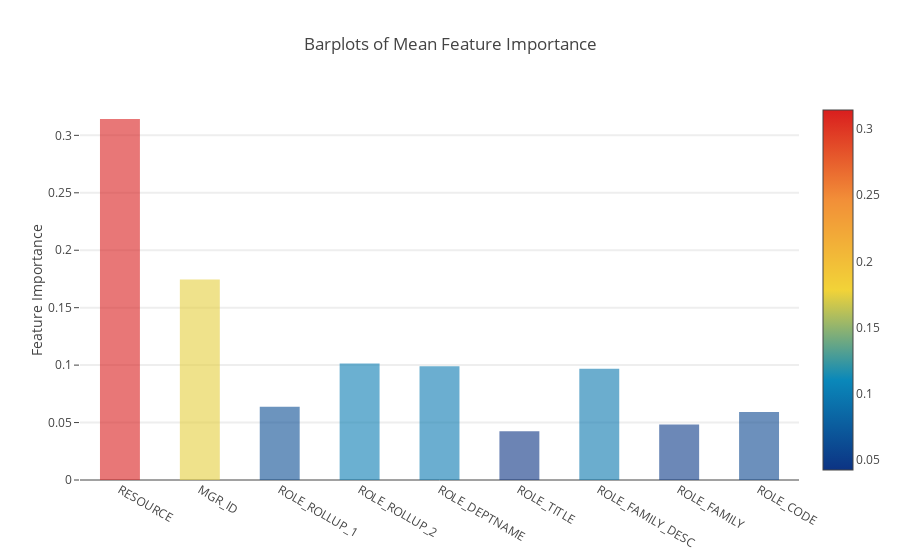

The code cell stored with this chart in its notebook:
### Markdown cell above
### Plotly Barplot of Average Feature Importances

Having obtained the mean feature importance across all our classifiers, we can plot them into a Plotly bar plot as follows:

### Code cell
y_mean = feature_dataframe['mean'].values
x_features = feature_dataframe['features'].values
data = [go.Bar(
            x = x_features, y = y_mean,
            width = 0.5,
            marker=dict( color = feature_dataframe['mean'].values,
                colorscale='Portland', showscale=True, reversescale = False
            ),
            opacity=0.6
        )]

layout= go.Layout(
    autosize= True,
    title= 'Barplots of Mean Feature Importance',
    hovermode= 'closest',
    yaxis=dict(
        title= 'Feature Importance',
        ticklen= 5,
        gridwidth= 2
    ),
    showlegend= False
)
fig = go.Figure(data=data, layout=layout)
py.iplot(fig, filename='bar-direct-labels')

### Figure 1 — Plotly figure (JSON) as saved in the notebook; plotly's stock layout.template omitted (floating-point values rounded to 4 significant figures)
{"data": [{"marker": {"color": [0.3142, 0.1746, 0.06384, 0.1014, 0.09912, 0.04253, 0.09678, 0.04839, 0.05912], "colorscale": "Portland", "reversescale": false, "showscale": true}, "opacity": 0.6, "type": "bar", "width": 0.5, "x": ["RESOURCE", "MGR_ID", "ROLE_ROLLUP_1", "ROLE_ROLLUP_2", "ROLE_DEPTNAME", "ROLE_TITLE", "ROLE_FAMILY_DESC", "ROLE_FAMILY", "ROLE_CODE"], "y": [0.3142, 0.1746, 0.06384, 0.1014, 0.09912, 0.04253, 0.09678, 0.04839, 0.05912]}], "layout": {"autosize": true, "hovermode": "closest", "showlegend": false, "title": "Barplots of Mean Feature Importance", "yaxis": {"gridwidth": 2, "ticklen": 5, "title": "Feature Importance"}}}
